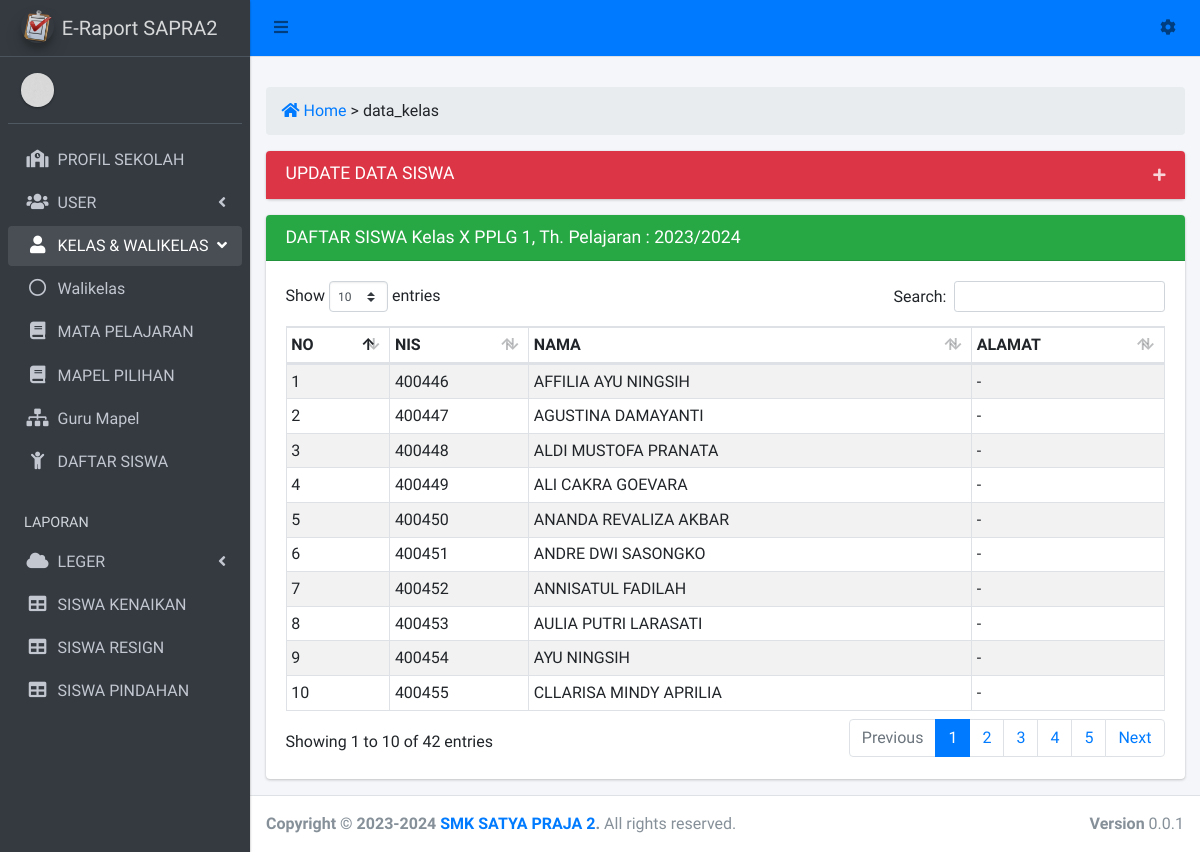
The app's page /admin?view=data_kelas&kelas=X&jurusan=PPLG&pkelas=1&thpel=2023/2024 with its own data.
### tables this page shows
CREATE TABLE `tb_siswa_kelas` (
  `id` int(10) NOT NULL,
  `nis` int(15) NOT NULL,
  `kelas` varchar(3) NOT NULL,
  `jurusan` varchar(5) NOT NULL,
  `pemkelas` varchar(1) NOT NULL,
  `th_pelajaran` varchar(10) NOT NULL
);

CREATE TABLE `tb_siswa` (
  `id` int(10) NOT NULL,
  `nis` int(10) NOT NULL,
  `nisn` int(20) NOT NULL,
  `nama` varchar(50) NOT NULL,
  `kel` varchar(10) NOT NULL,
  `kelas` varchar(3) NOT NULL,
  `jurusan` varchar(5) NOT NULL,
  `pemkelas` varchar(1) NOT NULL,
  `th_pelajaran` varchar(12) NOT NULL,
  `ttl` varchar(40) NOT NULL,
  `kelamin` enum('L','P') NOT NULL,
  `agama` varchar(10) NOT NULL,
  `status` varchar(20) NOT NULL,
  `anak_ke` int(2) NOT NULL,
  `alamat_siswa` text NOT NULL,
  `hp_siswa` varchar(15) NOT NULL,
  `asal_sekolah` varchar(40) NOT NULL,
  `tgl_terima` varchar(20) NOT NULL,
  `ayah` varchar(50) NOT NULL,
  `ibu` varchar(50) NOT NULL,
  `alamat_ortu` text NOT NULL,
  `hp_ortu` varchar(15) NOT NULL,
  `kerja_ayah` varchar(20) NOT NULL,
  `kerja_ibu` varchar(20) NOT NULL,
  `nama_wali` varchar(50) NOT NULL,
  `alamat_wali` text NOT NULL,
  `hp_wali` varchar(50) NOT NULL,
  `kerja_wali` varchar(20) NOT NULL,
  `semester` enum('Ganjil','Genap','','') NOT NULL
);

### view/operator/home_kelas.php (the view, shortened to what this page needs)
<div class="row">
  <div class="col-sm-12">
    <ol class="breadcrumb <?= $bg_breadcrumb;  ?>">
	    <li><a href="admin" class="pr-1"><i class="fas fa-home"></i> Home</a></li>
	    <li class="active"> > <?= $_GET['view'] ?: 'Dashboard'; ?></li>
	  </ol>
  </div>
</div>
<?php
if (isset($_GET['kelas']) && isset($_GET['jurusan']) && isset($_GET['pkelas']) && isset($_GET['thpel'])) {
	$kelas = $_GET['kelas'];
	$jurusan = $_GET['jurusan'];
	$pkelas = $_GET['pkelas'];
	$th_pelajaran = $_GET['thpel'];
?>
<div class="row">
	<div class="col-sm-12">
		<div class="card collapsed-card">
			<div class="card-header bg-danger">
				<h3 class="card-title">UPDATE DATA SISWA</h3>
				<div class="card-tools">
		      <button type="button" class="btn btn-tool" data-card-widget="collapse"><i class="fas fa-plus"></i>
		      </button>
		    </div>
			</div>
		</div>
	</div>
	<div class="col-sm-12">
		<div class="card">
			<div class="card-header bg-success">
				<h3 class="card-title"> DAFTAR SISWA Kelas <?= $kelas." ".$jurusan." ".$pkelas; ?>, Th. Pelajaran : <?= $th_pelajaran; ?></h3>
			</div>
			<div class="card-body">
				<table id="example1" class="table table-sm table-bordered table-striped">
					<thead>
						<tr>
							<th>NO</th>
							<th>NIS</th>
							<th>NAMA</th>
							<th>ALAMAT</th>
						</tr>
					</thead>
					<tbody>
						<?php
						$no = 1;
						$sql = mysqli_query($koneksi, "SELECT x.id, x.nis, x.kelas, x.jurusan, x.pemkelas, x.th_pelajaran, nama, alamat_siswa FROM tb_siswa_kelas X INNER JOIN tb_siswa Y ON y.nis = x.nis where x.kelas = '$kelas' and x.jurusan = '$jurusan' and x.pemkelas = '$pkelas' and x.th_pelajaran = '$th_pelajaran'");
						while ($data = mysqli_fetch_array($sql)) { ?>
							<tr>
								<td><?= $no++; ?></td>
								<td><?= $data['nis']; ?></td>
								<td><?= $data['nama']; ?></td>
								<td><?= $data['alamat_siswa']; ?></td>
							</tr>
						<?php }
						?>
					</tbody>
				</table>
			</div>
		</div>
	</div>
</div>
<?php }else if (isset($_POST['simpan_datasiswa'])) {
	$kelas = $_POST['kelas'];
	$jurusan = $_POST['jurusan'];
	$pkelas = $_POST['pkelas'];
	$th_pelajaran = $_POST['th_pelajaran'];
	$nis = $_POST['nis'];
	$count = count($nis);
	for ($i=0; $i < $count; $i++) {
		$update = mysqli_query($koneksi, "update tb_siswa_kelas set pemkelas = '$pkelas' where nis = '$nis[$i]' and kelas = '$kelas' and jurusan = '$jurusan' and th_pelajaran = '$th_pelajaran'");
		$selec = mysqli_query($koneksi, "SELECT x.id, x.nis, x.kelas, x.jurusan, x.pemkelas, x.th_pelajaran, nama, alamat_siswa FROM tb_siswa_kelas X INNER JOIN tb_siswa Y ON y.nis = x.nis WHERE x.nis = '$nis[$i]' and x.kelas = '$kelas' AND x.jurusan = '$jurusan' AND x.pemkelas = '$pkelas' AND x.th_pelajaran = '$th_pelajaran'");
		$data = mysqli_fetch_array($selec);
		$sqlsm = mysqli_query($koneksi, "select * from tb_semester");
        while ($sm = mysqli_fetch_array($sqlsm)) {
        		$cekcp = mysqli_query($koneksi, "select * from tb_capaian where nis = '$nis[$i]' and semester = '".$sm['semester']."' and th_pelajaran = '$th_pelajaran'");
        		if ($ccp = mysqli_num_rows($cekcp) > 0) {
        		}else{
            $inser = mysqli_query($koneksi, "insert into tb_capaian(nis, semester, th_pelajaran) values('$nis[$i]','".$sm['semester']."','$th_pelajaran')");
        		}
        		$cekleger = mysqli_query($koneksi, "select * from tb_leger where nis = '$nis[$i]' and kelas = '$kelas' and jurusan = '$jurusan' and pemkelas = '$pkelas' and th_pelajaran = '$th_pelajaran' and semester = '".$sm['semester']."'");
        		if ($ccl = mysqli_num_rows($cekleger) > 0) {
        		}else{
            $leg = mysqli_query($koneksi, "insert into tb_leger(nis, nama, kelas, jurusan, pemkelas, th_pelajaran, semester) values('$nis[$i]','".$data['nama']."','$kelas','$jurusan','$pkelas','$th_pelajaran','".$sm['semester']."')");
        		}
        }
        if ($kelas == 'X') {
           $sqla = mysqli_query($koneksi, "select kelas, kode_mapel, semester from tb_mapel inner join tb_semester where kelas = 'X' and kode_mapel not like '%dd%' group by kode_mapel, semester");
           $da = mysqli_num_rows($sqla);
           while ($dt = mysqli_fetch_array($sqla)) {
                $insert = mysqli_query($koneksi, "insert into tb_penilaian(th_pelajaran, nis, kelas, komp_keahlian, pkelas, kode_mapel, semester) values('$th_pelajaran','$nis[$i]', '$kelas','$jurusan','$pkelas','".$dt['kode_mapel']."','".$dt['semester']."')");
           }
           if ($jurusan == 'PPLG') {
                $sqla = mysqli_query($koneksi, "select kelas, kode_mapel, semester from tb_mapel inner join tb_semester where kelas = 'X' and kode_mapel = 'dd_pplg' group by semester");
                   $da = mysqli_num_rows($sqla);
                   while ($dt = mysqli_fetch_array($sqla)) {
                        $insert = mysqli_query($koneksi, "insert into tb_penilaian(th_pelajaran, nis, kelas, komp_keahlian, pkelas, kode_mapel, semester) values('$th_pelajaran','$nis[$i]', '$kelas','$jurusan','$pkelas','".$dt['kode_mapel']."','".$dt['semester']."')");
                   }
           }else if ($jurusan == 'TE') {
                $sqla = mysqli_query($koneksi, "select kelas, kode_mapel, semester from tb_mapel inner join tb_semester where kelas = 'X' and kode_mapel = 'dd_te' group by semester");
                   $da = mysqli_num_rows($sqla);
                   while ($dt = mysqli_fetch_array($sqla)) {
                        $insert = mysqli_query($koneksi, "insert into tb_penilaian(th_pelajaran, nis, kelas, komp_keahlian, pkelas, kode_mapel, semester) values('$th_pelajaran','$nis[$i]', '$kelas','$jurusan','$pkelas','".$dt['kode_mapel']."','".$dt['semester']."')");
                   }
           }else if ($jurusan == 'TSM') {
                $sqla = mysqli_query($koneksi, "select kelas, kode_mapel, semester from tb_mapel inner join tb_semester where kelas = 'X' and kode_mapel = 'dd_oto' group by semester");
                   $da = mysqli_num_rows($sqla);
                   while ($dt = mysqli_fetch_array($sqla)) {
                       $insert = mysqli_query($koneksi, "insert into tb_penilaian(th_pelajaran, nis, kelas, komp_keahlian, pkelas, kode_mapel, semester) values('$th_pelajaran','$nis[$i]', '$kelas','$jurusan','$pkelas','".$dt['kode_mapel']."','".$dt['semester']."')");
                   }
           }else if ($jurusan == 'TKR') {
                $sqla = mysqli_query($koneksi, "select kelas, kode_mapel, semester from tb_mapel inner join tb_semester where kelas = 'X' and kode_mapel = 'dd_oto' group by semester");
                   $da = mysqli_num_rows($sqla);
                   while ($dt = mysqli_fetch_array($sqla)) {
                       $insert = mysqli_query($koneksi, "insert into tb_penilaian(th_pelajaran, nis, kelas, komp_keahlian, pkelas, kode_mapel, semester) values('$th_pelajaran','$nis[$i]', '$kelas','$jurusan','$pkelas','".$dt['kode_mapel']."','".$dt['semester']."')");
                   }
           }else if ($jurusan == 'TMI') {
                $sqla = mysqli_query($koneksi, "select kelas, kode_mapel, semester from tb_mapel inner join tb_semester where kelas = 'X' and kode_mapel = 'dd_tmi' group by semester");
                   $da = mysqli_num_rows($sqla);
                   while ($dt = mysqli_fetch_array($sqla)) {
                       $insert = mysqli_query($koneksi, "insert into tb_penilaian(th_pelajaran, nis, kelas, komp_keahlian, pkelas, kode_mapel, semester) values('$th_pelajaran','$nis[$i]', '$kelas','$jurusan','$pkelas','".$dt['kode_mapel']."','".$dt['semester']."')");
                   }
           }
        }else if($kelas == 'XI'){
            $sqla = mysqli_query($koneksi, "select kelas, kode_mapel, semester from tb_mapel inner join tb_semester where kelas = 'XI' and kode_mapel not like '%kons%' and kode_mapel not like 'mpp' group by kode_mapel, semester");
            $da = mysqli_num_rows($sqla);
               while ($dt = mysqli_fetch_array($sqla)) {
                    $insert = mysqli_query($koneksi, "insert into tb_penilaian(th_pelajaran, nis, kelas, komp_keahlian, pkelas, kode_mapel, semester) values('$th_pelajaran','$nis[$i]', '$kelas','$jurusan','$pkelas','".$dt['kode_mapel']."','".$dt['semester']."')");
               }
            if ($jurusan == 'PPLG') {
                $sqla = mysqli_query($koneksi, "select kelas, kode_mapel, semester from tb_mapel inner join tb_semester where kelas = 'XI' and kode_mapel = 'kons_pplg' group by semester");
                   $da = mysqli_num_rows($sqla);
                   while ($dt = mysqli_fetch_array($sqla)) {
                        $insert = mysqli_query($koneksi, "insert into tb_penilaian(th_pelajaran, nis, kelas, komp_keahlian, pkelas, kode_mapel, semester) values('$th_pelajaran','$nis[$i]', '$kelas','$jurusan','$pkelas','".$dt['kode_mapel']."','".$dt['semester']."')");
                   }
            }else if($jurusan == 'TE'){
                $sqla = mysqli_query($koneksi, "select kelas, kode_mapel, semester from tb_mapel inner join tb_semester where kelas = 'XI' and kode_mapel = 'kons_te' group by semester");
                   $da = mysqli_num_rows($sqla);
                   while ($dt = mysqli_fetch_array($sqla)) {
                        $insert = mysqli_query($koneksi, "insert into tb_penilaian(th_pelajaran, nis, kelas, komp_keahlian, pkelas, kode_mapel, semester) values('$th_pelajaran','$nis[$i]', '$kelas','$jurusan','$pkelas','".$dt['kode_mapel']."','".$dt['semester']."')");
                   }
            }else if($jurusan == 'TSM'){
                $sqla = mysqli_query($koneksi, "select kelas, kode_mapel, semester from tb_mapel inner join tb_semester where kelas = 'XI' and kode_mapel = 'kons_tsm' group by semester");
                   $da = mysqli_num_rows($sqla);
                   while ($dt = mysqli_fetch_array($sqla)) {
                        $insert = mysqli_query($koneksi, "insert into tb_penilaian(th_pelajaran, nis, kelas, komp_keahlian, pkelas, kode_mapel, semester) values('$th_pelajaran','$nis[$i]', '$kelas','$jurusan','$pkelas','".$dt['kode_mapel']."','".$dt['semester']."')");
                   }
            }else if($jurusan == 'TKR'){
                $sqla = mysqli_query($koneksi, "select kelas, kode_mapel, semester from tb_mapel inner join tb_semester where kelas = 'XI' and kode_mapel = 'kons_tkr' group by semester");
                   $da = mysqli_num_rows($sqla);
                   while ($dt = mysqli_fetch_array($sqla)) {
                        $insert = mysqli_query($koneksi, "insert into tb_penilaian(th_pelajaran, nis, kelas, komp_keahlian, pkelas, kode_mapel, semester) values('$th_pelajaran','$nis[$i]', '$kelas','$jurusan','$pkelas','".$dt['kode_mapel']."','".$dt['semester']."')");
                   }
            }else if($jurusan == 'TMI'){
                $sqla = mysqli_query($koneksi, "select kelas, kode_mapel, semester from tb_mapel inner join tb_semester where kelas = 'XI' and kode_mapel = 'kons_tmi' group by semester");
                   $da = mysqli_num_rows($sqla);
                   while ($dt = mysqli_fetch_array($sqla)) {
                        $insert = mysqli_query($koneksi, "insert into tb_penilaian(th_pelajaran, nis, kelas, komp_keahlian, pkelas, kode_mapel, semester) values('$th_pelajaran','$nis[$i]', '$kelas','$jurusan','$pkelas','".$dt['kode_mapel']."','".$dt['semester']."')");
                   }
            }
        }else if($kelas == 'XII'){
        }
	}
	if ($update && $inser && $insert && $leg) {
		echo "<script>
		alert('DATA KELAS BERHASIL DIPERBARUI');
		document.location.href = '?view=data_kelas&kelas=".$kelas."&jurusan=".$jurusan."&pkelas=".$pkelas."&thpel=".$th_pelajaran."';
		</script>";
	}else{
		echo "<script>
		alert('DATA KELAS GAGAL DIPERBARUI');
		document.location.href = '?view=data_kelas&kelas=".$kelas."&jurusan=".$jurusan."&pkelas=".$pkelas."&thpel=".$th_pelajaran."';
		</script>";
	}
}
?>

### records on screen
tb_siswa_kelas: nis "400446", tb_siswa.nama "AFFILIA AYU NINGSIH", tb_siswa.alamat_siswa "-"
tb_siswa_kelas: nis "400447", tb_siswa.nama "AGUSTINA DAMAYANTI", tb_siswa.alamat_siswa "-"
tb_siswa_kelas: nis "400448", tb_siswa.nama "ALDI MUSTOFA PRANATA", tb_siswa.alamat_siswa "-"
tb_siswa_kelas: nis "400449", tb_siswa.nama "ALI CAKRA GOEVARA", tb_siswa.alamat_siswa "-"
tb_siswa_kelas: nis "400450", tb_siswa.nama "ANANDA REVALIZA AKBAR", tb_siswa.alamat_siswa "-"
tb_siswa_kelas: nis "400451", tb_siswa.nama "ANDRE DWI SASONGKO", tb_siswa.alamat_siswa "-"
tb_siswa_kelas: nis "400452", tb_siswa.nama "ANNISATUL FADILAH", tb_siswa.alamat_siswa "-"
tb_siswa_kelas: nis "400453", tb_siswa.nama "AULIA PUTRI LARASATI", tb_siswa.alamat_siswa "-"
tb_siswa_kelas: nis "400454", tb_siswa.nama "AYU NINGSIH", tb_siswa.alamat_siswa "-"
tb_siswa_kelas: nis "400455", tb_siswa.nama "CLLARISA MINDY APRILIA", tb_siswa.alamat_siswa "-"

### other values on screen
$_GET['view'] ?: 'Dashboard' "data_kelas"
$kelas "X"
$jurusan "PPLG"
$pkelas "1"
$th_pelajaran "2023/2024"
